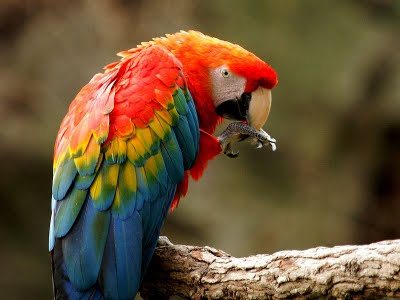
//> input picture issue_17/arara.jpg, 400 x 300 px
$ ./main   (built with g++ and OpenCV 4)
//> lines starting //> are read from the running program, lines starting //| are printed output that depends on the picture; after the words box and inside, x2 and y2 are one past the last pixel; in counts of white or black regions, pixels touching at a corner belong together
#include <opencv/cv.h>
#include <opencv/highgui.h>
#include <opencv/cvaux.h>
#include <opencv/cxcore.h>
#include <opencv/ml.h>
#include <stdlib.h>
#include <stdio.h>
using namespace cv;
using namespace std;

Mat histograma(Mat imagem){
    int vet[256],x,y,num;
    int ma=0;
    for (x=0; x<256; x++) {
        vet[x]=0;
    }
    for (x=0; x<imagem.rows; x++) {
        for (y=0; y<imagem.cols; y++) {
            num=0;
            num=imagem.at<uchar>(x,y);
            vet[num]++;
        }
    }
    for (x=0; x<256; x++) {
        if (ma==0)
            ma=vet[x];
        if (vet[x]>ma)
            ma=vet[x];
    }
    int max=ma/200;
    for (x=0; x<256; x++) {
        vet[x]=vet[x]/max;
    }
    Mat_<Vec3b> histogram(200,256,CV_8UC3);
    for (x=0; x<histogram.rows; x++) {
        for (y=0; y<histogram.cols; y++) {
            if (x>=histogram.rows-vet[y]) {
                histogram(x,y)[0]=0;
                histogram(x,y)[1]=0;
                histogram(x,y)[2]=0;
            }
            else{
                histogram(x,y)[0]=255;
                histogram(x,y)[1]=255;
                histogram(x,y)[2]=255;
            }
        }
    }
    return histogram;
}

Mat equalization(Mat imagem){
    int x,y,ma=0,me=0;

    for(x=0;x<imagem.rows;x++){
        for(y=0;y<imagem.cols;y++){
            if((ma==0)&&(me==0)){
                ma= imagem.at<uchar>(x,y);
                me= imagem.at<uchar>(x,y);
            }
            if(imagem.at<uchar>(x,y)>ma){
                ma=imagem.at<uchar>(x,y);
            }
            if(imagem.at<uchar>(x,y)<me){
                me=imagem.at<uchar>(x,y);
            }
        }
    }

    Mat_<Vec3b> equalize(imagem.rows,imagem.cols,CV_8UC3);
    for(x=0;x<imagem.rows;x++){
        for(y=0;y<imagem.cols;y++){
            equalize(x,y)[0] = (255*(imagem.at<uchar>(x,y)- me)/(ma-me));
            equalize(x,y)[1] = equalize(x,y)[0];
            equalize(x,y)[2] = equalize(x,y)[0];
        }
    }
    return equalize;
}
int main(){
    Mat image=imread("/Users/wellcome/Desktop/PDI_LISTA/arara.jpg",1);
//> image is the input picture: 300 rows x 400 cols, CV_8UC3; mean B, G, R 54.4, 82.8, 105.2
    cvtColor(image, image, CV_RGB2GRAY);
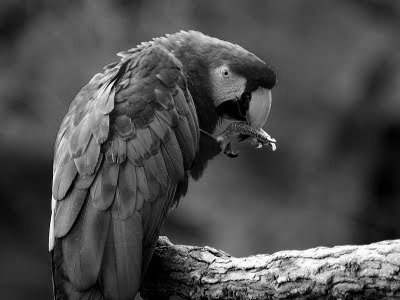
//> image: 300 rows x 400 cols, CV_8UC1; min 0, max 255, mean 76.9
    Mat hist,equalized,hist_equalizado;

    equalized=equalization(image);
//> the loop in equalization, `for(x=0;x<imagem.rows;x++)` made 300 passes
//> (ma, me) on passes 1 to 3: (101, 39), (101, 39), (101, 39)
//> after the loop in equalization, `for(x=0;x<imagem.rows;x++)`: ma = 255; me = 0

    hist= histograma(image);
//> the loop in histograma, `for (x=0; x<imagem.rows; x++)` made 300 passes
//> num on passes 1 to 3: 62, 62, 62
//> after the loop in histograma, `for (x=0; x<imagem.rows; x++)`: num = 53; vet = 256 values, max 1900 at index 87, min 1 at index 255, mean 468.8
//> the loop in histograma, `for (x=0; x<256; x++)` made 256 passes
//> ma on passes 1, 2, 22, 23, 25, 27, 29, 30, 31, 43, 46, 47: 226, 571, 631, 702, 782, 803, 873, 922, 948, 966, 978, 1031
//> after the loop in histograma, `for (x=0; x<256; x++)`: ma = 1900
//> in histograma, `int max=ma/200;`: max = 9
//> after the loop in histograma, `for (x=0; x<256; x++)`: vet = 256 values, max 211 at index 87, min 0 at index 255, mean 51.64
//> after the loop in histograma, `for (x=0; x<histogram.rows; x++)`:
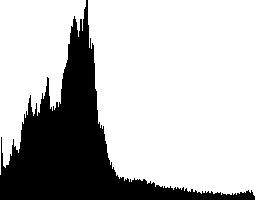
//> histogram: 200 rows x 256 cols, CV_8UC3; 74.2% white; 1 black region, box (x1, y1, x2, y2) and area: (0, 0, 255, 200) 13205
    hist_equalizado= histograma(equalized);
//> the loop in histograma (call 2), `for (x=0; x<imagem.rows; x++)` made 300 passes
//> num on passes 1 to 3: 43, 44, 45
//> after the loop in histograma (call 2), `for (x=0; x<imagem.rows; x++)`: num = 16; vet = 256 values, max 2050 at index 90, min 0 at index 251, mean 468.8
//> the loop in histograma (call 2), `for (x=0; x<256; x++)` made 256 passes
//> ma on passes 1, 2, 4, 5, 9, 10, 12, 13, 14, 15, 16, 18: 45, 75, 99, 114, 129, 159, 165, 273, 276, 318, 345, 379
//> after the loop in histograma (call 2), `for (x=0; x<256; x++)`: ma = 2050
//> in histograma (call 2), `int max=ma/200;`: max = 10
//> after the loop in histograma (call 2), `for (x=0; x<256; x++)`: vet = 256 values, max 205 at index 90, min 0 at index 239, mean 46.39
//> after the loop in histograma (call 2), `for (x=0; x<histogram.rows; x++)`:
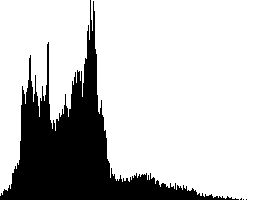
//> histogram: 200 rows x 256 cols, CV_8UC3; 76.8% white; 4 black regions (3 under 20 px), largest, box (x1, y1, x2, y2) and area: (0, 0, 239, 200) 11866

    imshow("Imagem", image);
    imshow("Imagem Equalizada", equalized);
    imshow("Histograma_Imagem", hist);
    imshow("Histograma_Image_Equalizada", hist_equalizado);

    imwrite("/Users/wellcome/Desktop/PDI_LISTA/image_gray.jpg", image);
    imwrite("/Users/wellcome/Desktop/PDI_LISTA/image_equalized.jpg", equalized);
    imwrite("/Users/wellcome/Desktop/PDI_LISTA/histogram_image_gray.jpg", hist);
    imwrite("/Users/wellcome/Desktop/PDI_LISTA/histogram_image_equalized.jpg", hist_equalizado);
    waitKey();
}
